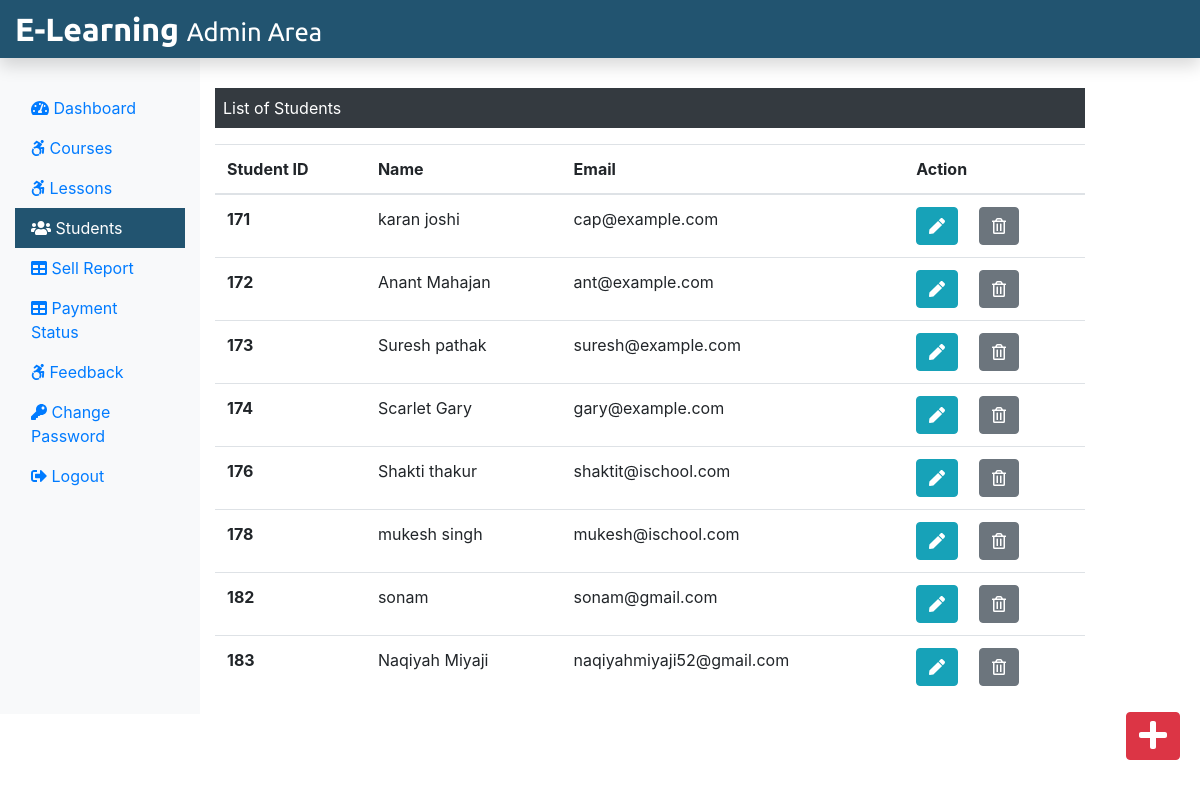
Screenshot of /Admin/students.php (signed in) with the database file from the repository.
### tables this page shows
CREATE TABLE `student` (
  `stu_id` int(11) NOT NULL,
  `stu_name` varchar(255) NOT NULL,
  `stu_email` varchar(255) NOT NULL,
  `stu_pass` varchar(255) NOT NULL,
  `stu_occ` varchar(255) NOT NULL,
  `stu_img` text NOT NULL
);

### Admin/students.php (the view, shortened to what this page needs)
<?php
include('./adminInclude/header.php');
include('../dbConnection.php');
?>
  <div class="col-sm-9 mt-5">
    <p class=" bg-dark text-white p-2">List of Students</p>
    <?php
      $sql = "SELECT * FROM student";
      $result = $conn->query($sql);
      if($result->num_rows > 0){
       echo '<table class="table">
       <thead>
        <tr>
         <th scope="col">Student ID</th>
         <th scope="col">Name</th>
         <th scope="col">Email</th>
         <th scope="col">Action</th>
        </tr>
       </thead>
       <tbody>';
        while($row = $result->fetch_assoc()){
          echo '<tr>';
          echo '<th scope="row">'.$row["stu_id"].'</th>';
          echo '<td>'. $row["stu_name"].'</td>';
          echo '<td>'.$row["stu_email"].'</td>';
          echo '<td><form action="editstudent.php" method="POST" class="d-inline"> <input type="hidden" name="id" value='. $row["stu_id"] .'><button type="submit" class="btn btn-info mr-3" name="view" value="View"><i class="fas fa-pen"></i></button></form>
          <form action="" method="POST" class="d-inline"><input type="hidden" name="id" value='. $row["stu_id"] .'><button type="submit" class="btn btn-secondary" name="delete" value="Delete"><i class="far fa-trash-alt"></i></button></form></td>
         </tr>';
        }
        echo '</tbody>
        </table>';
      } else {
        echo "0 Result";
      }
     ?>
  </div>
 </div>
 <div><a class="btn btn-danger box" href="addnewstudent.php"><i class="fas fa-plus fa-2x"></i></a></div>
</div>
<?php
include('./adminInclude/footer.php');
?>

### css/adminstyle.css (style rules this page uses)
.box { position: fixed; bottom: 10px; right: 20px; margin-bottom: 30px; }

### rows the page displays
student: stu_id "171", stu_name "karan joshi", stu_email "cap@example.com"
student: stu_id "172", stu_name "Anant Mahajan", stu_email "ant@example.com"
student: stu_id "173", stu_name "Suresh pathak", stu_email "suresh@example.com"
student: stu_id "174", stu_name "Scarlet Gary", stu_email "gary@example.com"
student: stu_id "176", stu_name "Shakti thakur", stu_email "shaktit@ischool.com"
student: stu_id "178", stu_name "mukesh singh", stu_email "mukesh@ischool.com"
student: stu_id "182", stu_name "sonam", stu_email "sonam@gmail.com"
student: stu_id "183", stu_name "Naqiyah Miyaji", stu_email "naqiyahmiyaji52@gmail.com"
